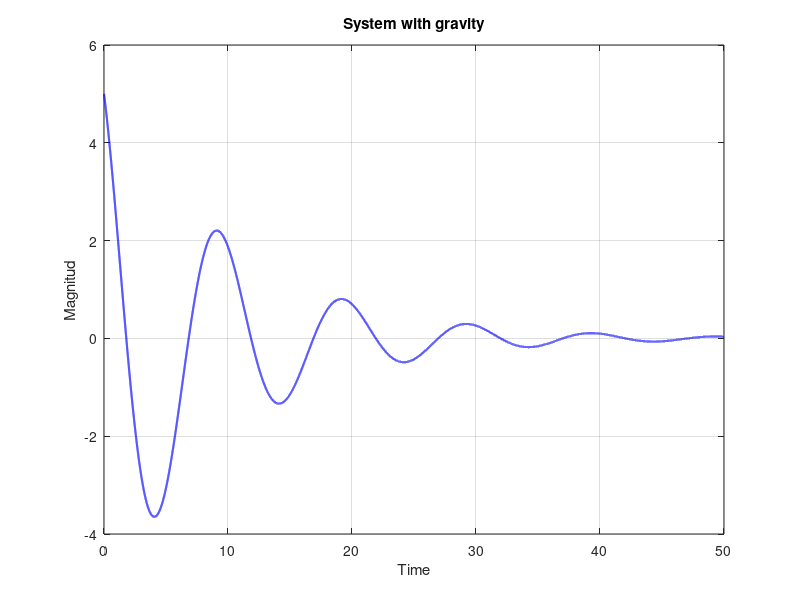

Source code (MATLAB):
t = (0:0.001:50);
figure(1);
plot(t,5.*exp(-t/10).*(cos((39^(1/2).*t)/10) - (39^(1/2).*sin((39^(1/2).*t)/10))/13),'b','linewidth',1.5);grid;
title('System with gravity');
xlabel('Time');
ylabel('Magnitud');